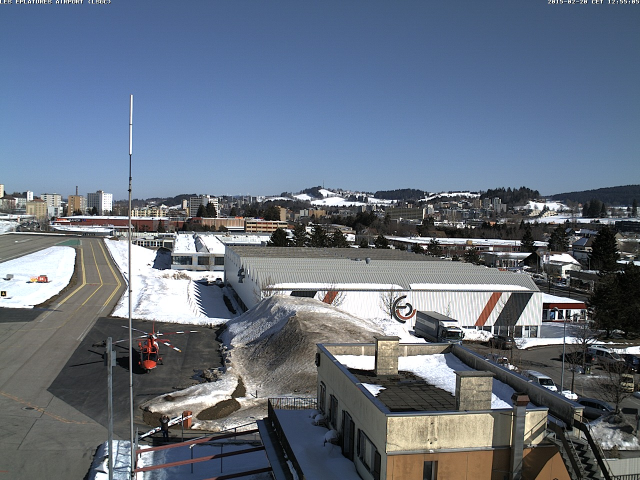
#> input picture Stamples/part_1/2015-02-20_1310_LSGC_east.jpg, 1280 x 960 px, found by its file name (shown at 1/2 size); its folder holds 4 pictures in this run; the run also reads 2 pictures not shown here
$ python Analyse.py
#> lines starting #> are read from the running program, lines starting #| are printed output that depends on the picture
### Config.py
dateFormat = "%Y-%m-%d_%H%M"
#default path
pathImages = r"Stamples\part_1"
# path for hostname
pathsImage = {
    "think-jules": r"Stamples\part_1",
    #"think-jules": r"E:\WebcamsImages\2015-03-10",
    "banana-black": r"/home/jules/Webcams/Images",
    "kamhy-alien": r"E:\GoogleDrive\HE-ARC\3eme\3252_Imagerie_Numerique\3252.2_TraitementDimage\WemcamsAnalyser\Stamples\part_2",
}
import platform
if platform.node() in pathsImage:
    pathImages = pathsImage[platform.node()]

from os import listdir
from os.path import isfile, join, isdir

#[0-9]{4}-[0-9]{2}-[0-9]{2}_[0-9]{4}_[A-Za-z_]{4,}.jpg

def filesInFolder(path, sort=False):
    files = [f for f in listdir(path) if isfile(join(path, f))]
    if sort:
        files.sort()
    return files

# [5 lines left out: function folderInFolder, not called in this run]

class Webcam:
    def __init__(self, name, url, skyLeft, skyRight, ignoreTop = 0, ignoreBottom = 0):
        self.__name = name
        self.__url = url
        self.__skyLeft = skyLeft
        self.__skyRight = skyRight
        self.__ignoreTop = ignoreTop
        self.__ignoreBottom = ignoreBottom
    def name(self):
        return self.__name
    def url(self):
        return self.__url
    def ignoreTop(self):
        return self.__ignoreTop
    def ignoreBottom(self):
        return self.__ignoreBottom
    def skyLeft(self):
        return self.__skyLeft
    def skyRight(self):
        return self.__skyRight
    def __repr__(self):
        return "Webcam '%s'" % self.__name

webcams = [
    Webcam("LSGC_east" , "http://www.leseplaturesairport.ch/site/images/stories/webcam/LSGC1.jpg"    , 381, 366,  8),
    Webcam("LSGC_west" , "http://www.leseplaturesairport.ch/site/images/stories/webcam/LSGC3.jpg"    , 276, 287,  8),
    Webcam("LSGN_east" , "http://www.neuchatel-airport.ch/webcams/lsgn_east.jpg"                     , 146, 117,  0, 423), #modif
    Webcam("LSGN_west" , "http://www.neuchatel-airport.ch/webcams/lsgn_west.jpg"                     , 297, 265,  0, 421), #modif
    Webcam("LSGL_north", "http://www.lausanne-airport.ch/webcam0/last/webcam002.jpg"                 , 133, 125, 24), #modif
    Webcam("LSGL_south", "http://www.lausanne-airport.ch/webcam2/last/webcam000M.jpg"                ,  93,  93, 18), #modif
    Webcam("LSZQ_west" , "http://www.aerojura.ch/ressourcesannexes/aerojura/photos/capture/ouest.jpg", 407, 513, 27), #modif
    Webcam("LSZQ_east" , "http://www.aerojura.ch/ressourcesannexes/aerojura/photos/capture/est.jpg"  , 323, 296, 27), #modif
    Webcam("LSPL_east" , "http://aecs.lspl.ch/fileadmin/webcams/cam05_large.jpg"                     , 130, 215, 20),
    Webcam("LSPL_west" , "http://aecs.lspl.ch/fileadmin/webcams/cam23_large.jpg"                     , 217, 153, 20),
    Webcam("LSZB"      , "http://www.flughafenbern.ch/images/webcam/current.jpg"                     ,  58,  90,  8, 448),
    Webcam("LSZJ"      , "http://www.gamcy.ch/MOBOTIX/Courtelary-cam1.jpg"                           , 102,  80,  7), #modif
    Webcam("StImier"   , "http://www.chasseral-snow.ch/photo/camerapts0800-5.jpg"                    , 129, 115, 14), #modif
]

### Characteristic.py
from Tools import validateType
try:
    from enum import Enum
except:
    print("Module eunm not found, please download and install from https://pypi.python.org/pypi/enum34")
    import sys
    sys.exit(-1)


class ImagePart(Enum):
    ALL = 0
    SKY = 16
    GROUND = 32

class Channel(Enum):
    RGB_R = 1
    RGB_G = 2
    RGB_B = 3
    HSV_H = 4
    HSV_S = 5
    HSV_V = 6

class State(Enum):
    Unknown = 0
    Night = 1
    Sun = 2
    Cloudy = 3
    Light_cloudy = 4


class Characteristic:
    def __init__(self, name, channel, imagePart, state, mean, dMean, standardDeviation, dStandardDeviation):
        self.__name = name
        self.__channel = channel
        self.__imagePart = imagePart
        self.__state = state
        self.__mean = mean
        self.__dMean = dMean
        self.__standardDeviation = standardDeviation
        self.__dStandardDeviation = dStandardDeviation
        validateType(channel, Channel, "channel")
        validateType(imagePart, ImagePart, "imagePart")
        validateType(state, State, "state")
        validateType(mean, (float, int, type(None)), "mean")
        validateType(dMean, (float, int, type(None)), "dMean")
        validateType(standardDeviation, (float, int, type(None)), "standardDeviation")
        validateType(dStandardDeviation, (float, int, type(None)), "dStandardDeviation")
    def name(self):
        return self.__name
    def channel(self):
        return self.__channel
    def state(self):
        return self.__state
    def imagePart(self):
        return self.__imagePart
    def mean(self):
        return self.__mean
    def dMean(self):
        return self.__dMean
    def standardDeviation(self):
        return self.__standardDeviation
    def dStandardDeviation(self):
        return self.__dStandardDeviation
#Attention, H : [0, 180]
characteristics = (
    Characteristic("Night", Channel.HSV_V, ImagePart.SKY, State.Night, 10, 10, 3, 3),
    Characteristic("Night-sat", Channel.HSV_S, ImagePart.SKY, State.Night, 0, 1, 0, 1),

    Characteristic("Blue", Channel.HSV_H, ImagePart.SKY, State.Sun, 120, 25, 12, 12),

    Characteristic("Light-sun", Channel.HSV_V, ImagePart.SKY, State.Sun, 238, 17, 20, 20),

    Characteristic("claudy", Channel.HSV_S, ImagePart.SKY, State.Cloudy, 1, 1, 1, 1),

    Characteristic("claudy-foggy", Channel.HSV_S, ImagePart.SKY, State.Cloudy, 35, 5, None, None),

    Characteristic("gray", Channel.HSV_H, ImagePart.SKY, State.Cloudy, None, None, 36, 6),

    Characteristic("light-cloudy", Channel.HSV_S, ImagePart.SKY, State.Light_cloudy, 230, 10, 20, 15),

)

### Tools.py
def validateType(value, types, name):
    if not isinstance(value, types):
        raise TypeError("%s, %s expected, %s get" % (name, repr(types), type(value)))

def merge_two_dicts(x, y):
    z = x.copy()
    z.update(y)
    return z

### Analyse.py
import datetime
import Config
from matplotlib import pyplot as plt
import cv2
import numpy as np
from Characteristic import ImagePart, Channel, characteristics

from os.path import join

class Result:
    def __init__(self, state, name, image):
        self.__state = state
        self.__image = image
        self.__name = name
    def state(self):
        return self.__state
    def image(self):
        return self.__image
    def __repr__(self):
        return "%s (%s) %s" % (self.__state, self.__name, self.__image)


class Image:
    def __init__(self, name):
        date = name[:15]
        self.__date = datetime.datetime.strptime(date, Config.dateFormat)
        webcam = name[16:].split(".")[0]
        self.__name = name
        self.__webcam = [w for w in Config.webcams if w.name() == webcam][0]
    def webcam(self):
        return self.__webcam
    def date(self):
        return self.__date
    def fullPath(self):
        return join(Config.pathImages, self.__name)
    def __repr__(self):
        return "Image path=%s, date=%s, webcam=%s" % (self.__name, self.__date, self.__webcam)

from Tools import validateType, merge_two_dicts

class HistoImage:
    __hsv = {
        Channel.HSV_H : 0,
        Channel.HSV_S : 1,
        Channel.HSV_V : 2,
    }
    __rgb = {
        Channel.RGB_R : 0,
        Channel.RGB_G : 1,
        Channel.RGB_B : 2,
    }
    __index = merge_two_dicts(__rgb, __hsv)
    def __init__(self, image):
        self.__image = image
        self.__hsvImage = None
        self.__histograms = {}
        self.__means = {}
        self.__standardDeviations = {}
    def histogram(self, channel):
        validateType(channel, Channel, "channel")
        if not channel in self.__histograms:
            if channel in (Channel.HSV_H, Channel.HSV_S, Channel.HSV_V):
                imageBase = self.imageHsv()
            else:
                imageBase = self.__image
            histogram = cv2.calcHist([imageBase],[self.__index[channel]],None,[256],[0,256])
            self.__histograms[channel] = histogram
            return histogram
        return self.__histograms[channel]
    def __calcMean(self, channel):
        if channel in self.__hsv:
            imageBase = self.imageHsv()
            colors = self.__hsv
        else:
            imageBase = self.__image
            colors = self.__rgb

        means, standardDeviations = cv2.meanStdDev(imageBase)

        for c, i in colors.iteritems():
            self.__means[c] = means[i][0]
            self.__standardDeviations[c] = standardDeviations[i][0]

    def mean(self, channel):
        validateType(channel, Channel, "channel")
        if not channel in self.__means:
            self.__calcMean(channel)
        return self.__means[channel]
    def standardDeviation(self, channel):
        validateType(channel, Channel, "channel")
        if not channel in self.__standardDeviations:
            self.__calcMean(channel)
        return self.__standardDeviations[channel]


    def image(self):
        return self.__image
    def imageHsv(self):
        if self.__hsvImage is None:
            self.__hsvImage = cv2.cvtColor(self.__image, cv2.COLOR_BGR2HSV)
        return self.__hsvImage

class ImageSplitter:
    def __init__(self, image):
        self.__image = image
        validateType(image, Image, "image")
        self.__cv2image = cv2.imread(image.fullPath())
        self.__images = {}
    def getImage(self, imagePart):
        validateType(imagePart, ImagePart, "imagePart")
        height, width  = self.__cv2image.shape[:2]
        webcam = self.__image.webcam()
        skyLeft = webcam.skyLeft()
        skyRight = webcam.skyRight()
        top = webcam.ignoreTop()
        bottom = webcam.ignoreBottom() if webcam.ignoreBottom() != 0 else height
        if not imagePart in self.__images:
            if imagePart == ImagePart.ALL:
                pts1 = np.float32([[0,top],[width,top],[0,bottom],[width,bottom]])
                pts2 = np.float32([[0,0],[width,0],[0,bottom],[width,bottom]])
                M = cv2.getPerspectiveTransform(pts1,pts2)
                all = HistoImage(cv2.warpPerspective(self.__cv2image,M,(width,bottom -top)))
                self.__images[imagePart] = all
                #cv2.imshow("all %s"% (image), all.image())
                return all
            elif imagePart == ImagePart.SKY:
                maxSkyHeight = max(skyLeft, skyRight)
                bottomSky = maxSkyHeight - top
                #print("top %d, bot %d" %(top, bottom))
                #print("skyLeft(%d), skyRight(%d), maxSkyHeight(%d)" % (skyLeft, skyRight, maxSkyHeight))
                pts1 = np.float32([[0,top],[width,top],[0,skyLeft],[width,skyRight]])
                pts2 = np.float32([[0,0],[width,0],[0,bottomSky],[width,bottomSky]])
                M = cv2.getPerspectiveTransform(pts1,pts2)
                sky = HistoImage(cv2.warpPerspective(self.__cv2image,M,(width,bottomSky)))
                self.__images[imagePart] = sky
                #cv2.imshow("sky %s"% (image), sky.image())
                return sky
            elif imagePart == ImagePart.GROUND:
                topGround = min(skyLeft, skyRight)
                bottomGround = bottom
                heightGround = bottomGround - topGround
                #print("topGround(%d), bottomGround(%d), heightGround(%d)" % (topGround, bottomGround, heightGround))
                pts1 = np.float32([[0,skyLeft],[width,skyRight],[0,bottomGround],[width,bottomGround]])
                pts2 = np.float32([[0,0],[width,0],[0,heightGround],[width,heightGround]])
                M = cv2.getPerspectiveTransform(pts1,pts2)
                ground = HistoImage(cv2.warpPerspective(self.__cv2image,M,(width,heightGround)))
                self.__images[imagePart] = ground
                #cv2.imshow("ground %s"% (image), ground.image())
                return ground
            raise ValueError("Type %s unknow" % repr(type))
        return self.__images[imagePart]


def plotImageColors(splitter, imagePart):
    validateType(splitter, ImageSplitter, "splitter")
    validateType(imagePart, ImagePart, "imagePart")
    colors = (
        (Channel.RGB_R, 'r'),
        (Channel.RGB_G, 'g'),
        (Channel.RGB_B, 'b'),
        (Channel.HSV_H, 'c'),
        (Channel.HSV_S, 'm'),
        (Channel.HSV_V, 'y'),
    )

    for channel, color in colors:
        plt.plot(splitter.getImage(imagePart).histogram(channel),color = color)
        plt.xlim([0,256])
    plt.show()

files = Config.filesInFolder(Config.pathImages, True)
images = [Image(f) for f in files]

def isIn(imageVal, val, dVal):
    result = abs(imageVal - val) <= dVal
    #print("isIn(%f %f %f) = %s" % (imageVal, val, dVal, result))
    return result

results = []
unknows = []

for image in images[:24]:
    print(image)
    splitter = ImageSplitter(image)
    img = splitter.getImage(ImagePart.SKY)
    for channel in Channel:
        print("%s mean              = %s" %(channel, repr(img.mean(channel))))
        print("%s standardDeviation = %s" %(channel, repr(img.standardDeviation(channel))))
    #plotImageColors(splitter, ImagePart.SKY)

    added = False
    for characteristic in characteristics:
        mean = None
        if characteristic.mean() is None:
            mean = True
        else:
            mean = isIn(splitter.getImage(characteristic.imagePart()).mean(characteristic.channel()), characteristic.mean(), characteristic.dMean())
        std = None
        if characteristic.standardDeviation() is None:
            std = True
        else:
            std = isIn(splitter.getImage(characteristic.imagePart()).standardDeviation(characteristic.channel()), characteristic.standardDeviation(), characteristic.dStandardDeviation())
        if mean and std:
            results.append(Result(characteristic.state(), characteristic.name(), image))
            added = True
            break
    if not added:
        unknows.append(image)
#> this loop made 4 passes
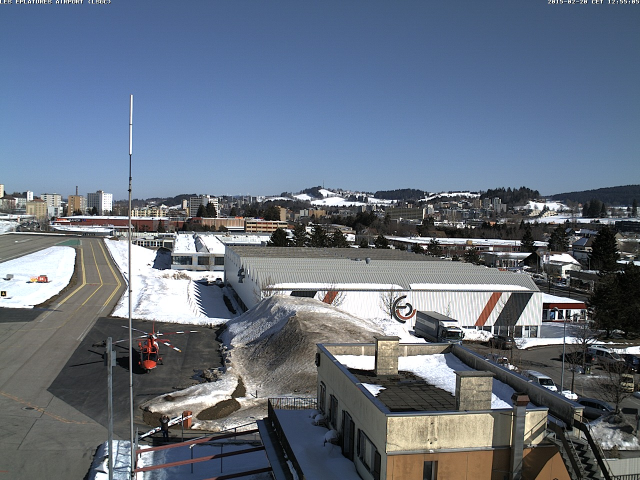
#> input picture Stamples/part_1/2015-02-20_1310_LSGC_east.jpg, 1280 x 960 px, found by its file name (shown at 1/2 size)
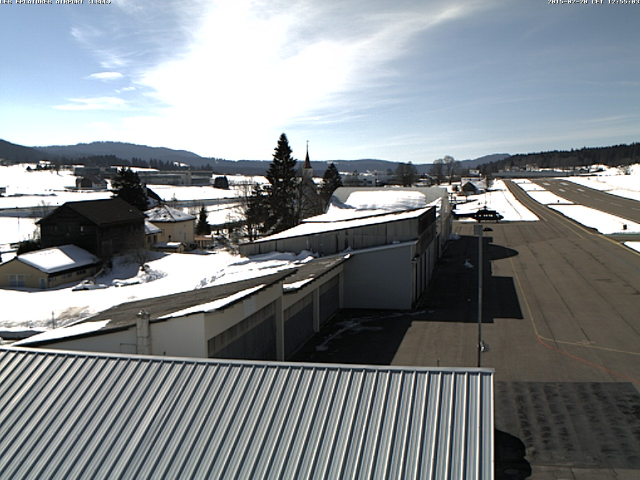
#> input picture Stamples/part_1/2015-02-20_1310_LSGC_west.jpg, 1280 x 960 px, found by its file name (shown at 1/2 size)

for result in results:
    print(result)
print("##### unknows")
for unknow in unknows:
    print(unknow)

ok = len(results)
tot = ok + len(unknows)
print("classified %d on %d : %f%%" % (ok, tot, ok / float(tot) * 100))

cv2.waitKey()
